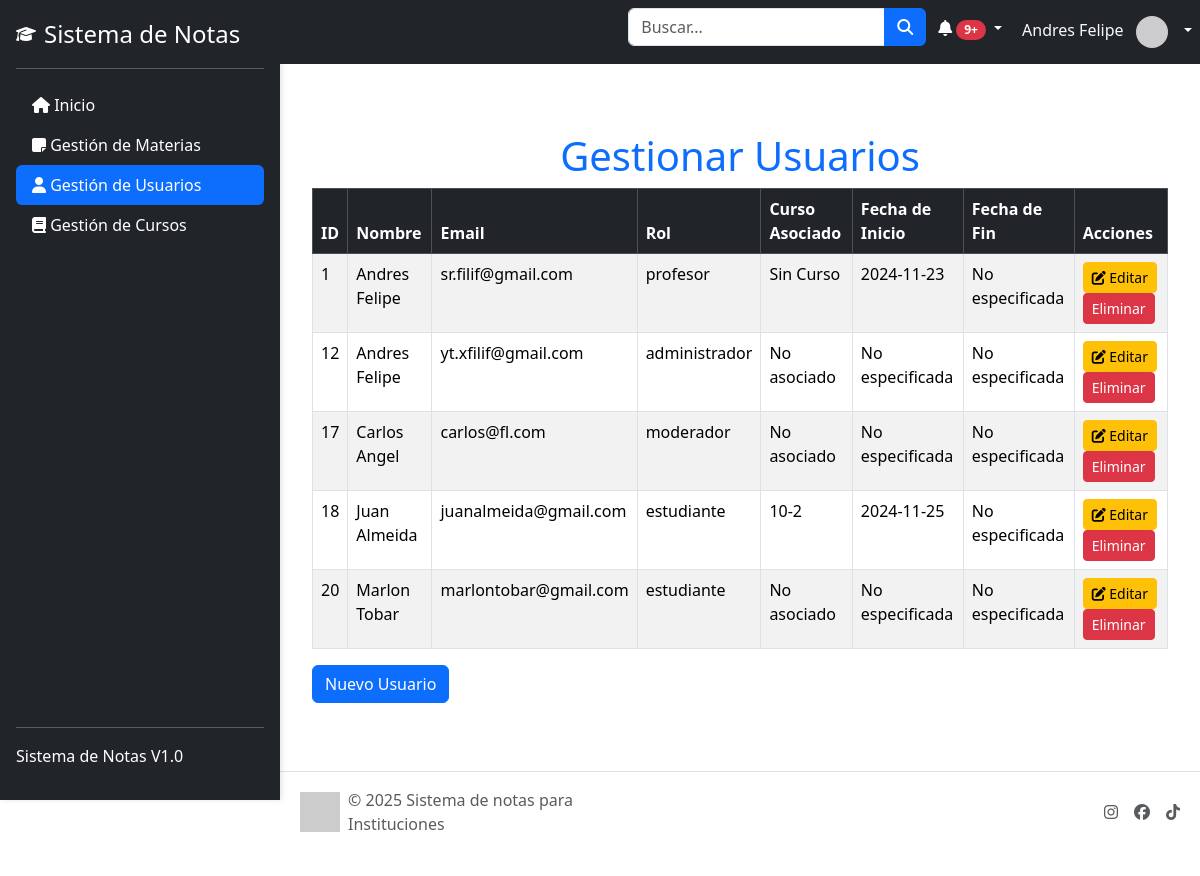
The page /dashboard/user_management.php (signed in) on the database its author committed.
### tables this page shows
CREATE TABLE `cursos_actuales` (
  `id` int(11) NOT NULL,
  `usuario_id` int(11) NOT NULL,
  `curso_id` int(11) NOT NULL,
  `fecha_inicio` date DEFAULT curdate(),
  `fecha_fin` date DEFAULT NULL
);

CREATE TABLE `usuarios` (
  `id` int(11) NOT NULL,
  `nombre` varchar(100) NOT NULL,
  `email` varchar(100) NOT NULL,
  `password` varchar(255) NOT NULL,
  `rol` enum('estudiante','profesor','administrador','desarrollador','moderador') NOT NULL,
  `fecha_registro` timestamp NOT NULL DEFAULT current_timestamp(),
  `numero_identidad` varchar(20) NOT NULL,
  `sexo` enum('masculino','femenino','otro') NOT NULL,
  `avatar` varchar(255) DEFAULT NULL,
  `fecha_nacimiento` date NOT NULL DEFAULT current_timestamp(),
  `telefono` int(11) NOT NULL,
  `direccion` text NOT NULL
);

CREATE TABLE `cursos` (
  `id` int(11) NOT NULL,
  `nombre` varchar(100) NOT NULL,
  `materia_id` int(11) NOT NULL
);

### dashboard/user_management.php (the view, shortened to what this page needs)
<?php
include '../database.php';
$estudiantes_query = $conn->query("
    SELECT usuarios.id AS usuario_id, usuarios.nombre, usuarios.email, usuarios.rol,
           cursos.nombre AS curso_nombre, cursos.id AS curso_id,
           cursos_actuales.fecha_inicio, cursos_actuales.fecha_fin
    FROM usuarios
    LEFT JOIN cursos_actuales ON usuarios.id = cursos_actuales.usuario_id
    LEFT JOIN cursos ON cursos_actuales.curso_id = cursos.id
");
?>
<!DOCTYPE html>
<html lang="es">
<head>
    <link rel="stylesheet" href="https://cdn.jsdelivr.net/npm/bootstrap@5.3.0-alpha3/dist/css/bootstrap.min.css">
</head>
<body>
    <aside>
        <?php include 'componentes/sidebar.php'; ?>
    </aside>
    <?php include 'componentes/topbar.php'; ?>
    <main>
        <div class="container mt-5">
            <h1 class="text-center text-primary">Gestionar Usuarios</h1>
            <table class="table table-bordered table-striped">
                <thead class="table-dark">
                    <tr>
                        <th>ID</th>
                        <th>Nombre</th>
                        <th>Email</th>
                        <th>Rol</th>
                        <th>Curso Asociado</th>
                        <th>Fecha de Inicio</th>
                        <th>Fecha de Fin</th>
                        <th>Acciones</th>
                    </tr>
                </thead>
                <tbody>
                    <?php while ($usuario = $estudiantes_query->fetch_assoc()): ?>
                        <tr>
                            <td><?php echo $usuario['usuario_id']; ?></td>
                            <td><?php echo htmlspecialchars($usuario['nombre']); ?></td>
                            <td><?php echo htmlspecialchars($usuario['email']); ?></td>
                            <td><?php echo htmlspecialchars($usuario['rol']); ?></td>
                            <td><?php echo $usuario['curso_nombre'] ? htmlspecialchars($usuario['curso_nombre']) : 'No asociado'; ?></td>
                            <td><?php echo $usuario['fecha_inicio'] ? htmlspecialchars($usuario['fecha_inicio']) : 'No especificada'; ?></td>
                            <td><?php echo $usuario['fecha_fin'] ? htmlspecialchars($usuario['fecha_fin']) : 'No especificada'; ?></td>
                            <td>
                                <button
                                    class="btn btn-warning btn-sm"
                                    data-bs-toggle="modal"
                                    data-bs-target="#editarUsuarioModal"
                                    data-id="<?php echo $usuario['usuario_id']; ?>"
                                    data-nombre="<?php echo htmlspecialchars($usuario['nombre']); ?>"
                                    data-email="<?php echo htmlspecialchars($usuario['email']); ?>"
                                    data-rol="<?php echo htmlspecialchars($usuario['rol']); ?>"
                                    data-curso-id="<?php echo $usuario['curso_id']; ?>">
                                    <i class="fa-solid fa-pen-to-square"></i> Editar
                                </button>
                                <form method="POST" style="display:inline;">
                                    <button type="button" class="btn btn-danger btn-sm eliminar-usuario" data-id="<?php echo $usuario['usuario_id']; ?>">Eliminar</button>
                                </form>
                            </td>
                        </tr>
                    <?php endwhile; ?>
                </tbody>
            </table>
            <div class="mb-4 text-start">
                <button type="button" class="btn btn-primary" data-bs-toggle="modal" data-bs-target="#nuevoUsuarioModal">
                    Nuevo Usuario
                </button>
            </div>
        </div>
    </main>
    <?php include 'componentes/footer.php'; ?>
</body>
</html>

### dashboard/componentes/sidebar.php (shortened to what this page needs)
<?php
$rol = $_SESSION['rol'];
?>
<!DOCTYPE html>
<html lang="es">
<head>
    <link rel="stylesheet" href="../public/css/styles.css">
    <link href="https://cdn.jsdelivr.net/npm/bootstrap@5.3.3/dist/css/bootstrap.min.css" rel="stylesheet">
</head>
<body>
    <div class="d-flex flex-column flex-shrink-0 p-3 text-white bg-dark" style="width: 280px; height: 100vh; position: fixed;">
        <a href="../index.php" class="d-flex align-items-center mb-3 mb-md-0 me-md-auto text-white text-decoration-none">
            <i class="fa-solid fa-graduation-cap me-2"></i>
            <span class="fs-4">Sistema de Notas</span>
        </a>
        <hr>
        <ul class="nav nav-pills flex-column mb-auto">
            <li class="nav-item">
                <a href="index.php" class="nav-link <?= basename($_SERVER['PHP_SELF']) == 'index.php' ? 'active' : ''; ?>" aria-current="page">
                    <i class="fa-solid fa-house"></i> Inicio
                </a>
            </li>
            <?php if ($rol === 'estudiante') : ?>
                <li>
                    <a href="seguimiento.php" class="nav-link <?= basename($_SERVER['PHP_SELF']) == 'seguimiento.php' ? 'active' : ''; ?> text-white">
                    <i class="fa-solid fa-newspaper"></i> Estado académico
                    </a>
                </li>
                <li>
                    <a href="../error.php?errorcode=soon" class="nav-link text-white">
                    <i class="fa-solid fa-flag"></i> Faltas y Anotaciones
                    </a>
                </li>
            <?php elseif ($rol === 'administrador') : ?>
                <li>
                    <a href="materias.php" class="nav-link <?= basename($_SERVER['PHP_SELF']) == 'materias.php' ? 'active' : ''; ?> text-white">
                    <i class="fa-solid fa-note-sticky"></i></i> Gestión de Materias
                    </a>
                </li>
                <li>
                    <a href="user_management.php" class="nav-link <?= basename($_SERVER['PHP_SELF']) == 'user_management.php' ? 'active' : ''; ?> text-white">
                    <i class="fa-solid fa-user"></i> Gestión de Usuarios
                    </a>
                </li>
                <li>
                    <a href="cursos.php" class="nav-link <?= basename($_SERVER['PHP_SELF']) == 'cursos.php' ? 'active' : ''; ?> text-white">
                  <i class="fa-solid fa-book"></i> Gestión de Cursos
                    </a>
                </li>
            <?php endif; ?>
        </ul>
        <hr>
<p>Sistema de Notas V1.0</p>
    </div>
</body>
</html>

### dashboard/componentes/topbar.php (shortened to what this page needs)
<?php $usuario_id = $_SESSION['usuario_id']; ?>
<!DOCTYPE html>
<html lang="es">
<head>
    <link rel="stylesheet" href="../public/css/styles.css">
    <link href="https://cdn.jsdelivr.net/npm/bootstrap@5.3.3/dist/css/bootstrap.min.css" rel="stylesheet">
</head>
<body>
    <div class="navbarfl">
        <nav class="navbar navbar-expand navbar-dark bg-dark">
            <ul class="navbar-nav ms-auto">
                <div>
                <li class="nav-item w-100">
                    <form class="d-flex mx-auto" style="width: 100%;" action="search.php" method="GET">
                        <div class="input-group">
                            <input type="text" class="form-control" name="search" placeholder="Buscar..." aria-label="Buscar" required>
                            <button class="btn btn-primary" type="submit">
                                <i class="fas fa-search"></i>
                            </button>
                        </div>
                    </form>
                </li>
                </div>
                <li class="nav-item dropdown mx-1">
                    <a class="nav-link dropdown-toggle" href="#" id="alertsDropdown" role="button" data-bs-toggle="dropdown" aria-expanded="false">
                        <i class="fas fa-bell"></i>
                        <span class="badge bg-danger rounded-pill">9+</span>
                    </a>
                </li>
                <li class="nav-item dropdown">
                    <a class="nav-link dropdown-toggle" href="#" id="userDropdown" role="button" data-bs-toggle="dropdown" aria-expanded="false">
                        <span class="me-2 d-none d-lg-inline text-light"><?= $_SESSION['usuario_nombre'] ?? 'Usuario'; ?></span>
                        <?php
                        include '../database.php';
                        if ($_SESSION['usuario_id']) {
                            $avatar_query = $conn->query("SELECT avatar FROM usuarios WHERE id = $usuario_id");
                            $avatar_data = $avatar_query->fetch_assoc();
                            $avatar = !empty($avatar_data['avatar']) ? '../uploads/images/profile/' . $avatar_data['avatar'] : 'https://via.placeholder.com/32';
                        }
                        ?>
                        <img src="<?= htmlspecialchars($avatar) ?>" alt="Usuario" width="32" height="32" class="rounded-circle me-2">
                    </a>
                </li>
            </ul>
        </nav>
    </div>
</body>
</html>

### dashboard/componentes/footer.php (shortened to what this page needs)
<!DOCTYPE html>
<html lang="es">
<head>
    <link rel="stylesheet" href="../public/css/styles.css">
    <link href="https://cdn.jsdelivr.net/npm/bootstrap@5.3.3/dist/css/bootstrap.min.css" rel="stylesheet">
</head>
<body>
    <footer class="d-flex flex-wrap justify-content-between align-items-center py-3 my-4 border-top">
        <div class="col-md-4 d-flex align-items-center">
            <a href="/" class="mb-3 me-2 mb-md-0 text-muted text-decoration-none lh-1">
                <img src="https://via.placeholder.com/40" alt="Logo" width="40" height="40">
            </a>
            <span class="mb-3 mb-md-0 text-muted">
                &copy; <?= date("Y"); ?> Sistema de notas para Instituciones
            </span>
        </div>
        <ul class="nav col-md-4 justify-content-end list-unstyled d-flex">
            <li class="ms-3">
                <a class="text-muted" href="https://instagram.com" target="_blank" rel="noopener noreferrer">
                    <i class="fa-brands fa-instagram"></i>
                </a>
            </li>
            <li class="ms-3">
                <a class="text-muted" href="https://facebook.com" target="_blank" rel="noopener noreferrer">
                    <i class="fa-brands fa-facebook"></i>
                </a>
            </li>
            <li class="ms-3">
                <a class="text-muted" href="https://tiktok.com" target="_blank" rel="noopener noreferrer">
                    <i class="fa-brands fa-tiktok"></i>
                </a>
            </li>
        </ul>
    </footer>
</body>
</html>

### public/css/styles.css (style rules this page uses)
.nav-link.active { background-color: #0d6efd !important; color: white !important; }
.nav-link { color: #fff !important; }
.navbarfl { padding-left: 280px; }
.navbarfl form { max-width: 400px; }
footer { padding-left: 300px; padding-right: 20px; color: white; }
body { display: flex; flex-direction: column; min-height: 100vh; }
aside { position: fixed; height: 100vh; width: 280px; background-color: #343a40; color: white; box-shadow: 2px 0 5px rgba(0, 0, 0, 0.1); }
main { margin-left: 280px; flex: 1; padding: 20px; }

### dashboard/user_management.php (style rules this page uses)
body { display: flex; flex-direction: column; min-height: 100vh; }
aside { position: fixed; height: 100vh; width: 280px; background-color: #343a40; color: white; box-shadow: 2px 0 5px rgba(0, 0, 0, 0.1); }
main { margin-left: 280px; flex: 1; padding: 20px; }

### rows shown on the page
cursos_actuales: usuario "1", usuario.nombre "Andres Felipe", usuario.email "sr.filif@gmail.com", usuario.rol "profesor", curso.nombre "Sin Curso", fecha_inicio "2024-11-23", shows "No especificada"
usuarios: id "12", nombre "Andres Felipe", email "yt.xfilif@gmail.com", rol "administrador", shows "No asociado", shows "No especificada"
usuarios: id "17", nombre "Carlos Angel", email "carlos@fl.com", rol "moderador", shows "No asociado", shows "No especificada"
cursos_actuales: usuario "18", usuario.nombre "Juan Almeida", usuario.email "juanalmeida@gmail.com", usuario.rol "estudiante", curso.nombre "10-2", fecha_inicio "2024-11-25", shows "No especificada"
usuarios: id "20", nombre "Marlon Tobar", email "marlontobar@gmail.com", rol "estudiante", shows "No asociado", shows "No especificada"

### other values the page prints
$_SESSION['usuario_nombre'] "Andres Felipe"
